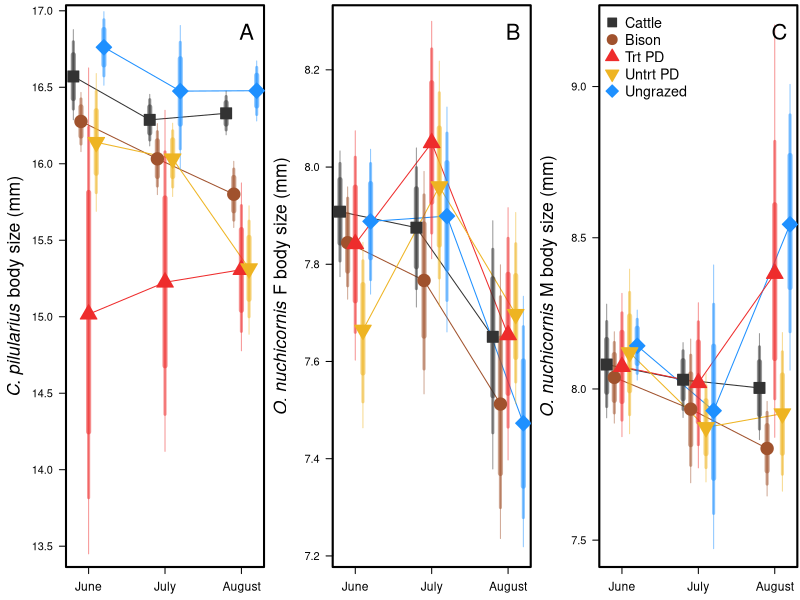

Here is the R script that generated this plot:
##Set working directory
#Ellen's working directory:
setwd("C:/Users/elwel/OneDrive/Desktop/AmongTheDung")
#Ben's working directory:

######################
library(scales)
bs <- read.csv("outputs/BodySizeEsts_TrtMonth.csv")

tiff(filename = "plots/ThreeSppBodySizes.tiff", width = 12, height = 4, units = 'in', res = 600, compression = 'lzw')

par(mar=c(2.5,5,0.4,0.2),mfrow=c(1,3))
plot(1, type="n", xlim=c(5.8,8.2), ylim=c(13.5,16.9),las=1,ylab="",xlab="", xaxt='n')
axis(1, at=c(6,7,8),cex.axis=1.1,labels=c("June","July","August"))
box(lwd=2)
title(ylab=substitute(paste(italic('C. pilularius'), ' body size (mm)')), line=3, cex.lab=1.6)
##conecting lines
points(bs$body_mm_est[bs$trt=="bison" & bs$spp=="CP"] ~ bs$mo_jit[bs$trt=="bison" & bs$spp=="CP"],type="l",col="sienna",lwd=1)
points(bs$body_mm_est[bs$trt=="cattle" & bs$spp=="CP"] ~ bs$mo_jit[bs$trt=="cattle" & bs$spp=="CP"],type="l",col="gray20",lwd=1)
points(bs$body_mm_est[bs$trt=="ungrazed" & bs$spp=="CP"] ~ bs$mo_jit[bs$trt=="ungrazed" & bs$spp=="CP"],type="l",col="dodgerblue",lwd=1)
points(bs$body_mm_est[bs$trt=="trtpd" & bs$spp=="CP"] ~ bs$mo_jit[bs$trt=="trtpd" & bs$spp=="CP"],type="l",col="firebrick2",lwd=1)
points(bs$body_mm_est[bs$trt=="untrtpd" & bs$spp=="CP"] ~ bs$mo_jit[bs$trt=="untrtpd" & bs$spp=="CP"],type="l",col="goldenrod2",lwd=1)
##CIs
arrows(bs$mo_jit[bs$trt=="bison" & bs$spp=="CP"], bs$Q5[bs$trt=="bison" & bs$spp=="CP"], bs$mo_jit[bs$trt=="bison" & bs$spp=="CP"], bs$Q95[bs$trt=="bison" & bs$spp=="CP"],col=alpha("sienna",0.5),lwd=1,length=0, angle=90, code=3)
arrows(bs$mo_jit[bs$trt=="bison" & bs$spp=="CP"], bs$Q10[bs$trt=="bison" & bs$spp=="CP"], bs$mo_jit[bs$trt=="bison" & bs$spp=="CP"], bs$Q90[bs$trt=="bison" & bs$spp=="CP"],col=alpha("sienna",0.5),lwd=3,length=0, angle=90, code=3)
arrows(bs$mo_jit[bs$trt=="bison" & bs$spp=="CP"], bs$Q20[bs$trt=="bison" & bs$spp=="CP"], bs$mo_jit[bs$trt=="bison" & bs$spp=="CP"], bs$Q80[bs$trt=="bison" & bs$spp=="CP"],col=alpha("sienna",0.5),lwd=5,length=0, angle=90, code=3)
arrows(bs$mo_jit[bs$trt=="cattle" & bs$spp=="CP"], bs$Q5[bs$trt=="cattle" & bs$spp=="CP"], bs$mo_jit[bs$trt=="cattle" & bs$spp=="CP"], bs$Q95[bs$trt=="cattle" & bs$spp=="CP"],col=alpha("gray20",0.5),lwd=1,length=0, angle=90, code=3)
arrows(bs$mo_jit[bs$trt=="cattle" & bs$spp=="CP"], bs$Q10[bs$trt=="cattle" & bs$spp=="CP"], bs$mo_jit[bs$trt=="cattle" & bs$spp=="CP"], bs$Q90[bs$trt=="cattle" & bs$spp=="CP"],col=alpha("gray20",0.5),lwd=3,length=0, angle=90, code=3)
arrows(bs$mo_jit[bs$trt=="cattle" & bs$spp=="CP"], bs$Q20[bs$trt=="cattle" & bs$spp=="CP"], bs$mo_jit[bs$trt=="cattle" & bs$spp=="CP"], bs$Q80[bs$trt=="cattle" & bs$spp=="CP"],col=alpha("gray20",0.5),lwd=5,length=0, angle=90, code=3)
arrows(bs$mo_jit[bs$trt=="ungrazed" & bs$spp=="CP"], bs$Q5[bs$trt=="ungrazed" & bs$spp=="CP"], bs$mo_jit[bs$trt=="ungrazed" & bs$spp=="CP"], bs$Q95[bs$trt=="ungrazed" & bs$spp=="CP"],col=alpha("dodgerblue",0.5),lwd=1,length=0, angle=90, code=3)
arrows(bs$mo_jit[bs$trt=="ungrazed" & bs$spp=="CP"], bs$Q10[bs$trt=="ungrazed" & bs$spp=="CP"], bs$mo_jit[bs$trt=="ungrazed" & bs$spp=="CP"], bs$Q90[bs$trt=="ungrazed" & bs$spp=="CP"],col=alpha("dodgerblue",0.5),lwd=3,length=0, angle=90, code=3)
arrows(bs$mo_jit[bs$trt=="ungrazed" & bs$spp=="CP"], bs$Q20[bs$trt=="ungrazed" & bs$spp=="CP"], bs$mo_jit[bs$trt=="ungrazed" & bs$spp=="CP"], bs$Q80[bs$trt=="ungrazed" & bs$spp=="CP"],col=alpha("dodgerblue",0.5),lwd=5,length=0, angle=90, code=3)
arrows(bs$mo_jit[bs$trt=="trtpd" & bs$spp=="CP"], bs$Q5[bs$trt=="trtpd" & bs$spp=="CP"], bs$mo_jit[bs$trt=="trtpd" & bs$spp=="CP"], bs$Q95[bs$trt=="trtpd" & bs$spp=="CP"],col=alpha("firebrick2",0.5),lwd=1,length=0, angle=90, code=3)
arrows(bs$mo_jit[bs$trt=="trtpd" & bs$spp=="CP"], bs$Q10[bs$trt=="trtpd" & bs$spp=="CP"], bs$mo_jit[bs$trt=="trtpd" & bs$spp=="CP"], bs$Q90[bs$trt=="trtpd" & bs$spp=="CP"],col=alpha("firebrick2",0.5),lwd=3,length=0, angle=90, code=3)
arrows(bs$mo_jit[bs$trt=="trtpd" & bs$spp=="CP"], bs$Q20[bs$trt=="trtpd" & bs$spp=="CP"], bs$mo_jit[bs$trt=="trtpd" & bs$spp=="CP"], bs$Q80[bs$trt=="trtpd" & bs$spp=="CP"],col=alpha("firebrick2",0.5),lwd=5,length=0, angle=90, code=3)
arrows(bs$mo_jit[bs$trt=="untrtpd" & bs$spp=="CP"], bs$Q5[bs$trt=="untrtpd" & bs$spp=="CP"], bs$mo_jit[bs$trt=="untrtpd" & bs$spp=="CP"], bs$Q95[bs$trt=="untrtpd" & bs$spp=="CP"],col=alpha("goldenrod2",0.5),lwd=1,length=0, angle=90, code=3)
arrows(bs$mo_jit[bs$trt=="untrtpd" & bs$spp=="CP"], bs$Q10[bs$trt=="untrtpd" & bs$spp=="CP"], bs$mo_jit[bs$trt=="untrtpd" & bs$spp=="CP"], bs$Q90[bs$trt=="untrtpd" & bs$spp=="CP"],col=alpha("goldenrod2",0.5),lwd=3,length=0, angle=90, code=3)
arrows(bs$mo_jit[bs$trt=="untrtpd" & bs$spp=="CP"], bs$Q20[bs$trt=="untrtpd" & bs$spp=="CP"], bs$mo_jit[bs$trt=="untrtpd" & bs$spp=="CP"], bs$Q80[bs$trt=="untrtpd" & bs$spp=="CP"],col=alpha("goldenrod2",0.5),lwd=5,length=0, angle=90, code=3)
##points
points(bs$body_mm_est[bs$trt=="bison" & bs$spp=="CP"] ~ bs$mo_jit[bs$trt=="bison" & bs$spp=="CP"],pch=21,col="sienna",bg="sienna",cex=2.5)
points(bs$body_mm_est[bs$trt=="cattle" & bs$spp=="CP"] ~ bs$mo_jit[bs$trt=="cattle" & bs$spp=="CP"],pch=22,col="gray20",bg="gray20",cex=2.5)
points(bs$body_mm_est[bs$trt=="ungrazed" & bs$spp=="CP"] ~ bs$mo_jit[bs$trt=="ungrazed" & bs$spp=="CP"],pch=23,col="dodgerblue",bg="dodgerblue",cex=2.5)
points(bs$body_mm_est[bs$trt=="trtpd" & bs$spp=="CP"] ~ bs$mo_jit[bs$trt=="trtpd" & bs$spp=="CP"],pch=24,col="firebrick2",bg="firebrick2",cex=2.5)
points(bs$body_mm_est[bs$trt=="untrtpd" & bs$spp=="CP"] ~ bs$mo_jit[bs$trt=="untrtpd" & bs$spp=="CP"],pch=25,col="goldenrod2",bg="goldenrod2",cex=2.5)
legend("topright", legend="A", bty="n", cex=2)

##
##Onthophagus nuchicornis female
plot(1, type="n", xlim=c(5.8,8.2), ylim=c(7.22,8.29),las=1,ylab="",xlab="", xaxt='n')
axis(1, at=c(6,7,8),cex.axis=1.1,labels=c("June","July","August"))
box(lwd=2)
title(ylab=substitute(paste(italic('O. nuchicornis'), ' F body size (mm)')), line=3, cex.lab=1.6)
##conecting lines
points(bs$body_mm_est[bs$trt=="bison" & bs$spp=="ONf"] ~ bs$mo_jit[bs$trt=="bison" & bs$spp=="ONf"],type="l",col="sienna",lwd=1)
points(bs$body_mm_est[bs$trt=="cattle" & bs$spp=="ONf"] ~ bs$mo_jit[bs$trt=="cattle" & bs$spp=="ONf"],type="l",col="gray20",lwd=1)
points(bs$body_mm_est[bs$trt=="ungrazed" & bs$spp=="ONf"] ~ bs$mo_jit[bs$trt=="ungrazed" & bs$spp=="ONf"],type="l",col="dodgerblue",lwd=1)
points(bs$body_mm_est[bs$trt=="trtpd" & bs$spp=="ONf"] ~ bs$mo_jit[bs$trt=="trtpd" & bs$spp=="ONf"],type="l",col="firebrick2",lwd=1)
points(bs$body_mm_est[bs$trt=="untrtpd" & bs$spp=="ONf"] ~ bs$mo_jit[bs$trt=="untrtpd" & bs$spp=="ONf"],type="l",col="goldenrod2",lwd=1)
##CIs
arrows(bs$mo_jit[bs$trt=="bison" & bs$spp=="ONf"], bs$Q5[bs$trt=="bison" & bs$spp=="ONf"], bs$mo_jit[bs$trt=="bison" & bs$spp=="ONf"], bs$Q95[bs$trt=="bison" & bs$spp=="ONf"],col=alpha("sienna",0.5),lwd=1,length=0, angle=90, code=3)
arrows(bs$mo_jit[bs$trt=="bison" & bs$spp=="ONf"], bs$Q10[bs$trt=="bison" & bs$spp=="ONf"], bs$mo_jit[bs$trt=="bison" & bs$spp=="ONf"], bs$Q90[bs$trt=="bison" & bs$spp=="ONf"],col=alpha("sienna",0.5),lwd=3,length=0, angle=90, code=3)
arrows(bs$mo_jit[bs$trt=="bison" & bs$spp=="ONf"], bs$Q20[bs$trt=="bison" & bs$spp=="ONf"], bs$mo_jit[bs$trt=="bison" & bs$spp=="ONf"], bs$Q80[bs$trt=="bison" & bs$spp=="ONf"],col=alpha("sienna",0.5),lwd=5,length=0, angle=90, code=3)
arrows(bs$mo_jit[bs$trt=="cattle" & bs$spp=="ONf"], bs$Q5[bs$trt=="cattle" & bs$spp=="ONf"], bs$mo_jit[bs$trt=="cattle" & bs$spp=="ONf"], bs$Q95[bs$trt=="cattle" & bs$spp=="ONf"],col=alpha("gray20",0.5),lwd=1,length=0, angle=90, code=3)
arrows(bs$mo_jit[bs$trt=="cattle" & bs$spp=="ONf"], bs$Q10[bs$trt=="cattle" & bs$spp=="ONf"], bs$mo_jit[bs$trt=="cattle" & bs$spp=="ONf"], bs$Q90[bs$trt=="cattle" & bs$spp=="ONf"],col=alpha("gray20",0.5),lwd=3,length=0, angle=90, code=3)
arrows(bs$mo_jit[bs$trt=="cattle" & bs$spp=="ONf"], bs$Q20[bs$trt=="cattle" & bs$spp=="ONf"], bs$mo_jit[bs$trt=="cattle" & bs$spp=="ONf"], bs$Q80[bs$trt=="cattle" & bs$spp=="ONf"],col=alpha("gray20",0.5),lwd=5,length=0, angle=90, code=3)
arrows(bs$mo_jit[bs$trt=="ungrazed" & bs$spp=="ONf"], bs$Q5[bs$trt=="ungrazed" & bs$spp=="ONf"], bs$mo_jit[bs$trt=="ungrazed" & bs$spp=="ONf"], bs$Q95[bs$trt=="ungrazed" & bs$spp=="ONf"],col=alpha("dodgerblue",0.5),lwd=1,length=0, angle=90, code=3)
arrows(bs$mo_jit[bs$trt=="ungrazed" & bs$spp=="ONf"], bs$Q10[bs$trt=="ungrazed" & bs$spp=="ONf"], bs$mo_jit[bs$trt=="ungrazed" & bs$spp=="ONf"], bs$Q90[bs$trt=="ungrazed" & bs$spp=="ONf"],col=alpha("dodgerblue",0.5),lwd=3,length=0, angle=90, code=3)
arrows(bs$mo_jit[bs$trt=="ungrazed" & bs$spp=="ONf"], bs$Q20[bs$trt=="ungrazed" & bs$spp=="ONf"], bs$mo_jit[bs$trt=="ungrazed" & bs$spp=="ONf"], bs$Q80[bs$trt=="ungrazed" & bs$spp=="ONf"],col=alpha("dodgerblue",0.5),lwd=5,length=0, angle=90, code=3)
arrows(bs$mo_jit[bs$trt=="trtpd" & bs$spp=="ONf"], bs$Q5[bs$trt=="trtpd" & bs$spp=="ONf"], bs$mo_jit[bs$trt=="trtpd" & bs$spp=="ONf"], bs$Q95[bs$trt=="trtpd" & bs$spp=="ONf"],col=alpha("firebrick2",0.5),lwd=1,length=0, angle=90, code=3)
arrows(bs$mo_jit[bs$trt=="trtpd" & bs$spp=="ONf"], bs$Q10[bs$trt=="trtpd" & bs$spp=="ONf"], bs$mo_jit[bs$trt=="trtpd" & bs$spp=="ONf"], bs$Q90[bs$trt=="trtpd" & bs$spp=="ONf"],col=alpha("firebrick2",0.5),lwd=3,length=0, angle=90, code=3)
arrows(bs$mo_jit[bs$trt=="trtpd" & bs$spp=="ONf"], bs$Q20[bs$trt=="trtpd" & bs$spp=="ONf"], bs$mo_jit[bs$trt=="trtpd" & bs$spp=="ONf"], bs$Q80[bs$trt=="trtpd" & bs$spp=="ONf"],col=alpha("firebrick2",0.5),lwd=5,length=0, angle=90, code=3)
arrows(bs$mo_jit[bs$trt=="untrtpd" & bs$spp=="ONf"], bs$Q5[bs$trt=="untrtpd" & bs$spp=="ONf"], bs$mo_jit[bs$trt=="untrtpd" & bs$spp=="ONf"], bs$Q95[bs$trt=="untrtpd" & bs$spp=="ONf"],col=alpha("goldenrod2",0.5),lwd=1,length=0, angle=90, code=3)
arrows(bs$mo_jit[bs$trt=="untrtpd" & bs$spp=="ONf"], bs$Q10[bs$trt=="untrtpd" & bs$spp=="ONf"], bs$mo_jit[bs$trt=="untrtpd" & bs$spp=="ONf"], bs$Q90[bs$trt=="untrtpd" & bs$spp=="ONf"],col=alpha("goldenrod2",0.5),lwd=3,length=0, angle=90, code=3)
arrows(bs$mo_jit[bs$trt=="untrtpd" & bs$spp=="ONf"], bs$Q20[bs$trt=="untrtpd" & bs$spp=="ONf"], bs$mo_jit[bs$trt=="untrtpd" & bs$spp=="ONf"], bs$Q80[bs$trt=="untrtpd" & bs$spp=="ONf"],col=alpha("goldenrod2",0.5),lwd=5,length=0, angle=90, code=3)
##points
points(bs$body_mm_est[bs$trt=="bison" & bs$spp=="ONf"] ~ bs$mo_jit[bs$trt=="bison" & bs$spp=="ONf"],pch=21,col="sienna",bg="sienna",cex=2.5)
points(bs$body_mm_est[bs$trt=="cattle" & bs$spp=="ONf"] ~ bs$mo_jit[bs$trt=="cattle" & bs$spp=="ONf"],pch=22,col="gray20",bg="gray20",cex=2.5)
points(bs$body_mm_est[bs$trt=="ungrazed" & bs$spp=="ONf"] ~ bs$mo_jit[bs$trt=="ungrazed" & bs$spp=="ONf"],pch=23,col="dodgerblue",bg="dodgerblue",cex=2.5)
points(bs$body_mm_est[bs$trt=="trtpd" & bs$spp=="ONf"] ~ bs$mo_jit[bs$trt=="trtpd" & bs$spp=="ONf"],pch=24,col="firebrick2",bg="firebrick2",cex=2.5)
points(bs$body_mm_est[bs$trt=="untrtpd" & bs$spp=="ONf"] ~ bs$mo_jit[bs$trt=="untrtpd" & bs$spp=="ONf"],pch=25,col="goldenrod2",bg="goldenrod2",cex=2.5)
legend("topright", legend="B", bty="n", cex=2)

##Onthophagus nuchicornis male
plot(1, type="n", xlim=c(5.8,8.2), ylim=c(7.48,9.2),las=1,ylab="",xlab="", xaxt='n')
axis(1, at=c(6,7,8),cex.axis=1.1,labels=c("June","July","August"))
box(lwd=2)
title(ylab=substitute(paste(italic('O. nuchicornis'), ' M body size (mm)')), line=3, cex.lab=1.6)
##conecting lines
points(bs$body_mm_est[bs$trt=="bison" & bs$spp=="ONm"] ~ bs$mo_jit[bs$trt=="bison" & bs$spp=="ONm"],type="l",col="sienna",lwd=1)
points(bs$body_mm_est[bs$trt=="cattle" & bs$spp=="ONm"] ~ bs$mo_jit[bs$trt=="cattle" & bs$spp=="ONm"],type="l",col="gray20",lwd=1)
points(bs$body_mm_est[bs$trt=="ungrazed" & bs$spp=="ONm"] ~ bs$mo_jit[bs$trt=="ungrazed" & bs$spp=="ONm"],type="l",col="dodgerblue",lwd=1)
points(bs$body_mm_est[bs$trt=="trtpd" & bs$spp=="ONm"] ~ bs$mo_jit[bs$trt=="trtpd" & bs$spp=="ONm"],type="l",col="firebrick2",lwd=1)
points(bs$body_mm_est[bs$trt=="untrtpd" & bs$spp=="ONm"] ~ bs$mo_jit[bs$trt=="untrtpd" & bs$spp=="ONm"],type="l",col="goldenrod2",lwd=1)
##CIs
arrows(bs$mo_jit[bs$trt=="bison" & bs$spp=="ONm"], bs$Q5[bs$trt=="bison" & bs$spp=="ONm"], bs$mo_jit[bs$trt=="bison" & bs$spp=="ONm"], bs$Q95[bs$trt=="bison" & bs$spp=="ONm"],col=alpha("sienna",0.5),lwd=1,length=0, angle=90, code=3)
arrows(bs$mo_jit[bs$trt=="bison" & bs$spp=="ONm"], bs$Q10[bs$trt=="bison" & bs$spp=="ONm"], bs$mo_jit[bs$trt=="bison" & bs$spp=="ONm"], bs$Q90[bs$trt=="bison" & bs$spp=="ONm"],col=alpha("sienna",0.5),lwd=3,length=0, angle=90, code=3)
arrows(bs$mo_jit[bs$trt=="bison" & bs$spp=="ONm"], bs$Q20[bs$trt=="bison" & bs$spp=="ONm"], bs$mo_jit[bs$trt=="bison" & bs$spp=="ONm"], bs$Q80[bs$trt=="bison" & bs$spp=="ONm"],col=alpha("sienna",0.5),lwd=5,length=0, angle=90, code=3)
arrows(bs$mo_jit[bs$trt=="cattle" & bs$spp=="ONm"], bs$Q5[bs$trt=="cattle" & bs$spp=="ONm"], bs$mo_jit[bs$trt=="cattle" & bs$spp=="ONm"], bs$Q95[bs$trt=="cattle" & bs$spp=="ONm"],col=alpha("gray20",0.5),lwd=1,length=0, angle=90, code=3)
arrows(bs$mo_jit[bs$trt=="cattle" & bs$spp=="ONm"], bs$Q10[bs$trt=="cattle" & bs$spp=="ONm"], bs$mo_jit[bs$trt=="cattle" & bs$spp=="ONm"], bs$Q90[bs$trt=="cattle" & bs$spp=="ONm"],col=alpha("gray20",0.5),lwd=3,length=0, angle=90, code=3)
arrows(bs$mo_jit[bs$trt=="cattle" & bs$spp=="ONm"], bs$Q20[bs$trt=="cattle" & bs$spp=="ONm"], bs$mo_jit[bs$trt=="cattle" & bs$spp=="ONm"], bs$Q80[bs$trt=="cattle" & bs$spp=="ONm"],col=alpha("gray20",0.5),lwd=5,length=0, angle=90, code=3)
arrows(bs$mo_jit[bs$trt=="ungrazed" & bs$spp=="ONm"], bs$Q5[bs$trt=="ungrazed" & bs$spp=="ONm"], bs$mo_jit[bs$trt=="ungrazed" & bs$spp=="ONm"], bs$Q95[bs$trt=="ungrazed" & bs$spp=="ONm"],col=alpha("dodgerblue",0.5),lwd=1,length=0, angle=90, code=3)
arrows(bs$mo_jit[bs$trt=="ungrazed" & bs$spp=="ONm"], bs$Q10[bs$trt=="ungrazed" & bs$spp=="ONm"], bs$mo_jit[bs$trt=="ungrazed" & bs$spp=="ONm"], bs$Q90[bs$trt=="ungrazed" & bs$spp=="ONm"],col=alpha("dodgerblue",0.5),lwd=3,length=0, angle=90, code=3)
arrows(bs$mo_jit[bs$trt=="ungrazed" & bs$spp=="ONm"], bs$Q20[bs$trt=="ungrazed" & bs$spp=="ONm"], bs$mo_jit[bs$trt=="ungrazed" & bs$spp=="ONm"], bs$Q80[bs$trt=="ungrazed" & bs$spp=="ONm"],col=alpha("dodgerblue",0.5),lwd=5,length=0, angle=90, code=3)
arrows(bs$mo_jit[bs$trt=="trtpd" & bs$spp=="ONm"], bs$Q5[bs$trt=="trtpd" & bs$spp=="ONm"], bs$mo_jit[bs$trt=="trtpd" & bs$spp=="ONm"], bs$Q95[bs$trt=="trtpd" & bs$spp=="ONm"],col=alpha("firebrick2",0.5),lwd=1,length=0, angle=90, code=3)
arrows(bs$mo_jit[bs$trt=="trtpd" & bs$spp=="ONm"], bs$Q10[bs$trt=="trtpd" & bs$spp=="ONm"], bs$mo_jit[bs$trt=="trtpd" & bs$spp=="ONm"], bs$Q90[bs$trt=="trtpd" & bs$spp=="ONm"],col=alpha("firebrick2",0.5),lwd=3,length=0, angle=90, code=3)
arrows(bs$mo_jit[bs$trt=="trtpd" & bs$spp=="ONm"], bs$Q20[bs$trt=="trtpd" & bs$spp=="ONm"], bs$mo_jit[bs$trt=="trtpd" & bs$spp=="ONm"], bs$Q80[bs$trt=="trtpd" & bs$spp=="ONm"],col=alpha("firebrick2",0.5),lwd=5,length=0, angle=90, code=3)
arrows(bs$mo_jit[bs$trt=="untrtpd" & bs$spp=="ONm"], bs$Q5[bs$trt=="untrtpd" & bs$spp=="ONm"], bs$mo_jit[bs$trt=="untrtpd" & bs$spp=="ONm"], bs$Q95[bs$trt=="untrtpd" & bs$spp=="ONm"],col=alpha("goldenrod2",0.5),lwd=1,length=0, angle=90, code=3)
arrows(bs$mo_jit[bs$trt=="untrtpd" & bs$spp=="ONm"], bs$Q10[bs$trt=="untrtpd" & bs$spp=="ONm"], bs$mo_jit[bs$trt=="untrtpd" & bs$spp=="ONm"], bs$Q90[bs$trt=="untrtpd" & bs$spp=="ONm"],col=alpha("goldenrod2",0.5),lwd=3,length=0, angle=90, code=3)
arrows(bs$mo_jit[bs$trt=="untrtpd" & bs$spp=="ONm"], bs$Q20[bs$trt=="untrtpd" & bs$spp=="ONm"], bs$mo_jit[bs$trt=="untrtpd" & bs$spp=="ONm"], bs$Q80[bs$trt=="untrtpd" & bs$spp=="ONm"],col=alpha("goldenrod2",0.5),lwd=5,length=0, angle=90, code=3)
##points
points(bs$body_mm_est[bs$trt=="bison" & bs$spp=="ONm"] ~ bs$mo_jit[bs$trt=="bison" & bs$spp=="ONm"],pch=21,col="sienna",bg="sienna",cex=2.5)
points(bs$body_mm_est[bs$trt=="cattle" & bs$spp=="ONm"] ~ bs$mo_jit[bs$trt=="cattle" & bs$spp=="ONm"],pch=22,col="gray20",bg="gray20",cex=2.5)
points(bs$body_mm_est[bs$trt=="ungrazed" & bs$spp=="ONm"] ~ bs$mo_jit[bs$trt=="ungrazed" & bs$spp=="ONm"],pch=23,col="dodgerblue",bg="dodgerblue",cex=2.5)
points(bs$body_mm_est[bs$trt=="trtpd" & bs$spp=="ONm"] ~ bs$mo_jit[bs$trt=="trtpd" & bs$spp=="ONm"],pch=24,col="firebrick2",bg="firebrick2",cex=2.5)
points(bs$body_mm_est[bs$trt=="untrtpd" & bs$spp=="ONm"] ~ bs$mo_jit[bs$trt=="untrtpd" & bs$spp=="ONm"],pch=25,col="goldenrod2",bg="goldenrod2",cex=2.5)
legend("topright", legend="C", bty="n", cex=2)

legend("topleft",legend=c("Cattle","Bison","Trt PD","Untrt PD","Ungrazed"), bty="n", pt.cex=2,cex=1.3, pch=c(22,21,24,25,23), pt.bg=c("gray20","sienna","firebrick2","goldenrod2","dodgerblue"),col=c("gray20","sienna","firebrick2","goldenrod2","dodgerblue"))
##


dev.off()

##
##